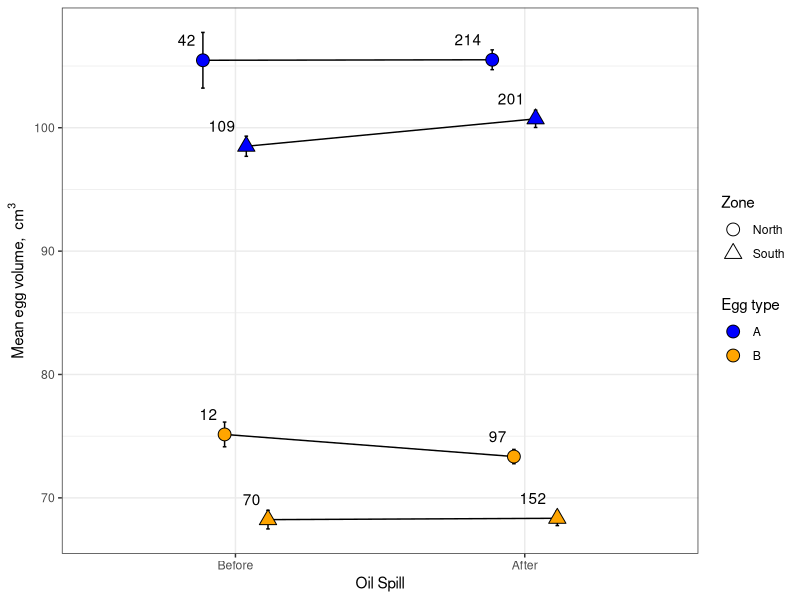
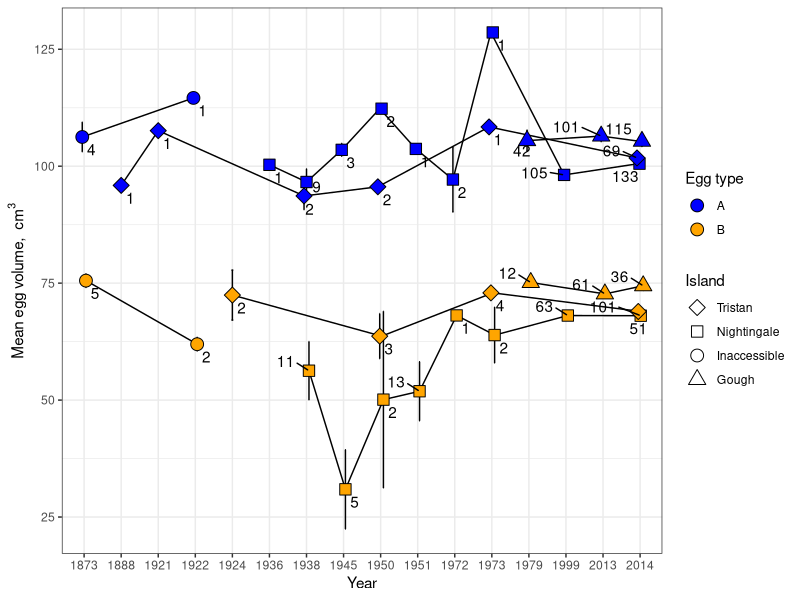
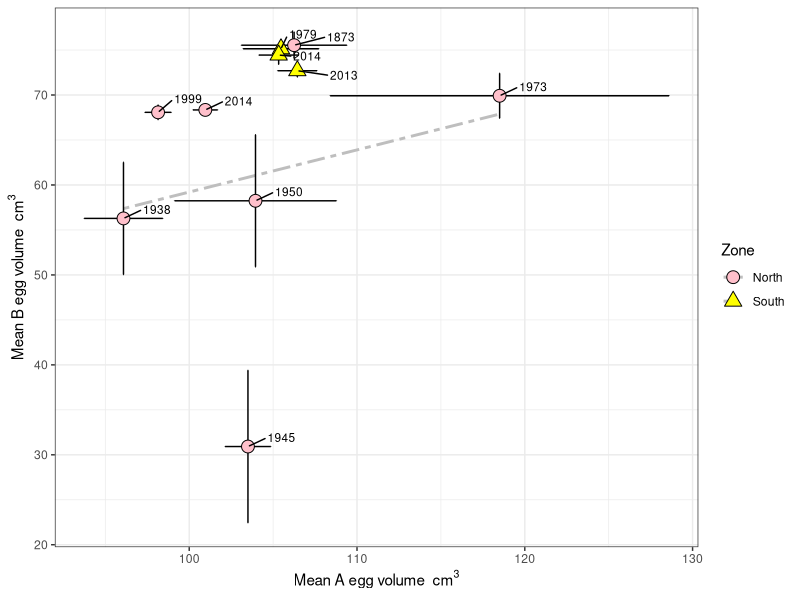
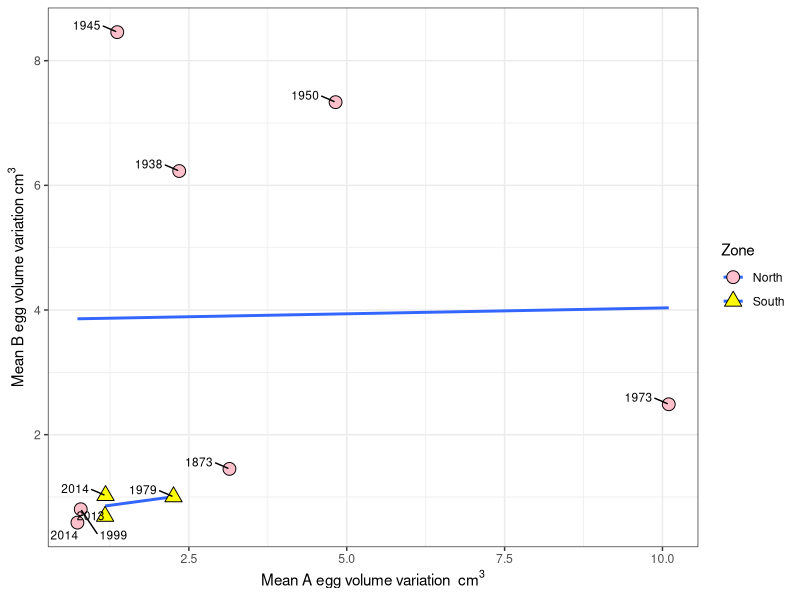
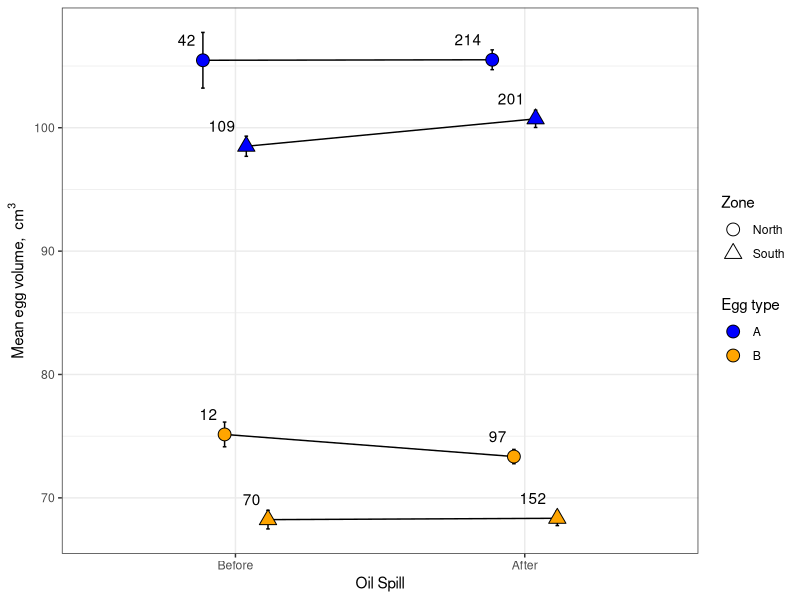
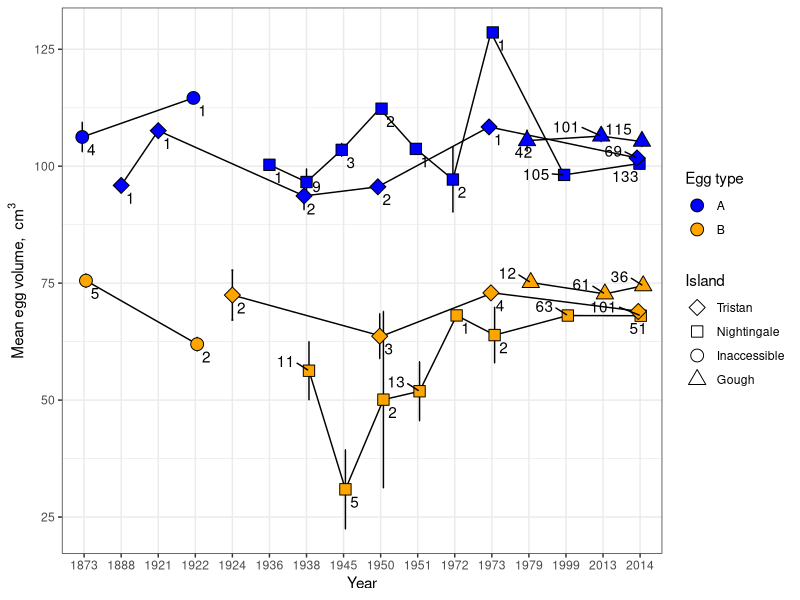
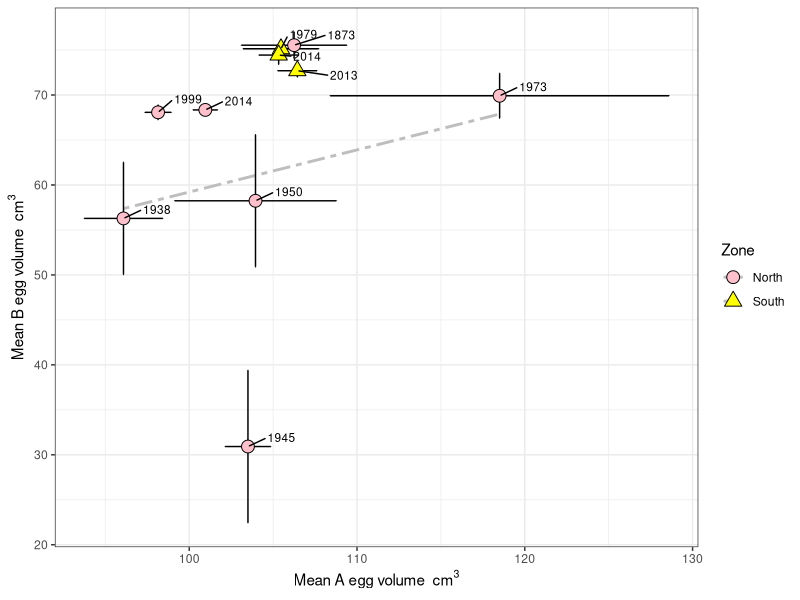

Generate these figures, in order, with R:
#read in the data for the oil spill and harvesting analyses
penguin<-read.csv("penguin.data.csv", header= TRUE)

#we are interested in testing if the egg size patterns correspond to predictions associated with two
#events- specifically, we want to test if the 2011 oil spill negatively affected egg size, or if
#other variations eggs affected size of eggs over time with any discernable pattern 

#first, let's check if the oil spill affected egg size. The oil spill occured in 2011, and if it  
#was a driver, we would expect egg size to be lower after the spill, and MORE lower closer to the spill
# so let's test if that happened

#first we need to create a variable for the oil spill, which happened
penguin$oilspill<-as.factor(ifelse(penguin$Year>=2011, "After", "Before"))

#also, because data are spotty and weirdly distributed prior to 1970, let's cut it out for this analysis
#and cut out a couple outlying egg sizes
penguin1<-penguin[which(penguin$Year>1970 & penguin$Decision != "U" &
                          penguin$Volume<130),]

#fiddle with transformations to get us closer to normality of residuals

penguin1$logvolume<-log(penguin1$Volume)
penguin1$sqrtvolume<-sqrt(penguin1$Volume)

#now create a model to describe egg volume
oil.model<-lm(Volume~Zone*oilspill*Decision, data=penguin1)

summary(oil.model)
AIC(oil.model)
anova(oil.model)
TukeyHSD(aov(oil.model))
#data are very non normal
shapiro.test(resid(oil.model))

#ok, now we need to get the summary stats out of it
library(plyr)

summary.penguin.oilspill<-ddply(penguin1, c("Zone", "Decision", "oilspill"), summarise,
                                mean.Volume=mean(Volume), N=length(Volume), 
                                SE=sd(Volume)/sqrt(N))
summary.penguin.oilspill$all.lines<-with(summary.penguin.oilspill, interaction(Decision, Zone))

#reorder factor levels for oilspill
summary.penguin.oilspill$oilspill<-factor(summary.penguin.oilspill$oilspill, levels=c("Before", "After"))


#insert plot here
library(ggplot2)
library(ggrepel)


oil.plot<-ggplot(summary.penguin.oilspill, aes(oilspill, mean.Volume, 
                                               shape=Zone, fill=Decision, label=N))+
  scale_fill_manual(values=c("blue", "orange"), name="Egg type", 
                    guide=guide_legend(override.aes=aes(shape=21)))+
  scale_shape_manual(values=c(21,24), labels=c("North", "South"))+
  geom_line(aes(group=all.lines), color="black", position=position_dodge(width=0.3))+
  geom_errorbar(aes(ymin=(mean.Volume-SE), ymax=(mean.Volume+SE)), width=0.05, color="black",
                position=position_dodge(width=0.3))+
  geom_point(color="black", size=4, position=position_dodge(width=0.3))+
  geom_text(aes(label=N),hjust=1.4, vjust=-1.2, position=position_dodge(width=0.3))+
  theme_bw()+
  labs(y=expression("Mean egg volume, "~cm^3), x="Oil Spill")

oil.plot
#save to pdf
pdf("figs/oilspillplot.pdf", height=5, width=7)
oil.plot
dev.off()


# now we want to examine the finer scale patterns in variation of egg size.
#instead of lumping by time period and island group, we'll just break it out so that readers can see the patterns
#This will be a very similar analysis as above, 
# but there will be an interaction with year


#and because we want to look at a year effect, and we want to see if there's anything going on
#relative to time, but there's not a ton of data so we'll just need to look at years directly and ANOVA them

#bring back the pre-1970 data
penguin2<-penguin[which(penguin$Decision != "U"),]

#we're interested in change with time in these two periods, and by island, but otherwise the analysis is 
#very similar to the above
year.model<-lm(Volume~Location2*as.factor(Year)*Decision, data=penguin2)

summary(year.model)
AIC(year.model)
anova(year.model)
TukeyHSD(aov(year.model))
#data are very non normal
shapiro.test(resid(year.model))


summary.penguin.year<-ddply(penguin2, c("Location2", "Decision", "Year"), summarise,
                                mean.Volume=mean(Volume), N=length(Volume),  SE=sd(Volume)/sqrt(N))


#reorder factor levels for islands
summary.penguin.year$Location2<-factor(summary.penguin.year$Location2, levels=c("Tristan", "Nightingale", "Inaccessible", "Gough"))

#create interaction
summary.penguin.year$all.lines<-with(summary.penguin.year, interaction(Location2,  Decision))

year.plot<-ggplot(summary.penguin.year, aes(as.factor(Year), mean.Volume, 
                                               shape=Location2, fill=Decision, label=N))+
  scale_fill_manual(values=c("blue", "orange"), name="Egg type", 
                    guide=guide_legend(override.aes=aes(shape=21), order=1))+
  scale_shape_manual(values=c(23,22,21,24), name="Island", labels=c("Tristan", "Nightingale", "Inaccessible", "Gough"))+
  geom_line(aes(group=all.lines), color="black",  position=position_dodge(width=0.2))+
  geom_errorbar(aes(ymin=(mean.Volume-SE), ymax=(mean.Volume+SE)), width=0.05, color="black",
                position=position_dodge(width=0.2))+
  geom_point(color="black", size=4,  position=position_dodge(width=0.2))+
  geom_text_repel(aes(label=N),hjust=1.7, vjust=-0.3,  position=position_dodge(width=0.2))+
  theme_bw()+
  labs(y=expression("Mean egg volume, "~cm^3), x="Year")

year.plot

#save to pdf
pdf("figs/yearplot.pdf", height=5, width=7)
year.plot
dev.off()

#now, let's do some correlation analyses to see how A and B eggs are correlated with each other by zone
summary.penguin.zone<-ddply(penguin2, c("Zone", "Decision", "Year"), summarise,
                            mean.Volume=mean(Volume), N=length(Volume),  SE=sd(Volume)/sqrt(N))

#cut out years that there was only 1 egg of a given type collected
summary.penguin.zone<-summary.penguin.zone[which(summary.penguin.zone$N>1),]

# first let's split it up and then line the data back up together 

A.eggs<-summary.penguin.zone[which(summary.penguin.zone$Decision=="A"),]

B.eggs<-summary.penguin.zone[which(summary.penguin.zone$Decision=="B"),]

#fiddle with it so we can remerge it all
A.eggs$all.lines<-NULL
B.eggs$all.lines<-NULL
A.eggs$Decision<-NULL
B.eggs$Decision<-NULL
names(A.eggs)<-c("Zone","Year","A.mean.Volume", "A.N", "A.SE")
names(B.eggs)<-c("Zone","Year","B.mean.Volume", "B.N", "B.SE")

crosstab.eggs<-merge(A.eggs, B.eggs, by=c("Zone", "Year"))

#reorder factor levels for islands
crosstab.eggs$Zone<-factor(crosstab.eggs$Zone, levels=c("Other", "Gough"))

#now let's do a correlation analysis

cor.test(crosstab.eggs$B.mean.Volume, crosstab.eggs$A.mean.Volume, method="pearson")

#not much there, but we might be able to see things a little better if we look at this by Zone

egg.cor.lm<-lm(B.mean.Volume~A.mean.Volume*Zone, data=crosstab.eggs)
summary(egg.cor.lm)

#lets's also do variability

egg.SE.lm<-lm(B.SE~A.SE*Zone, data=crosstab.eggs)
summary(egg.SE.lm)

#not a lot significant, but let's see what we can visualize

eggcorr.plot<-ggplot(crosstab.eggs, aes(A.mean.Volume, B.mean.Volume, 
                                            shape=Zone, fill=Zone, linetype=Zone, label=Year))+
  scale_shape_manual(values=c(21,24), labels=c("North", "South"))+
  scale_linetype_manual(values=c("twodash", "dashed"), labels=c("North", "South"))+
  scale_fill_manual(values=c("pink", "yellow"), name="Zone", labels=c("North", "South"))+
  geom_smooth(method="lm", se=FALSE, colour="grey")+
  geom_errorbar(aes(ymin=(B.mean.Volume-B.SE), ymax=(B.mean.Volume+B.SE)), width=0.05, color="black", linetype="solid")+
  geom_errorbarh(aes(xmin=(A.mean.Volume-A.SE), xmax=(A.mean.Volume+A.SE)), height=0.05, color="black", linetype="solid")+
  geom_point(color="black", size=4)+
  geom_text_repel(aes(label=Year), size=3, nudge_y=1, nudge_x=2)+
  theme_bw()+
  labs(y=expression("Mean B egg volume "~cm^3), x=expression("Mean A egg volume "~cm^3))

eggcorr.plot

#save to pdf
pdf("figs/AvsBvol.pdf", height=5, width=7)
eggcorr.plot
dev.off()

eggvar.plot<-ggplot(crosstab.eggs, aes(A.SE, B.SE, 
                                        shape=Zone, fill=Zone, label=Year))+
  scale_shape_manual(values=c(21,24), labels=c("North", "South"))+
  scale_fill_manual(values=c("pink", "yellow"), name="Zone", labels=c("North", "South"))+
  geom_smooth(method="lm", se=FALSE)+
  geom_point(color="black", size=4)+
  geom_text_repel(aes(label=Year),hjust=1.5, vjust=-0.3, size=3)+
  theme_bw()+
  labs(y=expression("Mean B egg volume variation"~cm^3), x=expression("Mean A egg volume variation "~cm^3))

eggvar.plot


#not much there, so let's leave it alone. but it brings me to the question- were people more likely to 
#collect unusual/remarkable eggs in the past?
library(reshape2)

unusual.summary<-count(penguin, c("Year", "Decision"))
unusual.summary.crosstab<-dcast(unusual.summary,  Year ~ Decision, value.var = "freq", fun.aggregate = sum)

eggsperyear<-count(penguin, "Year")
